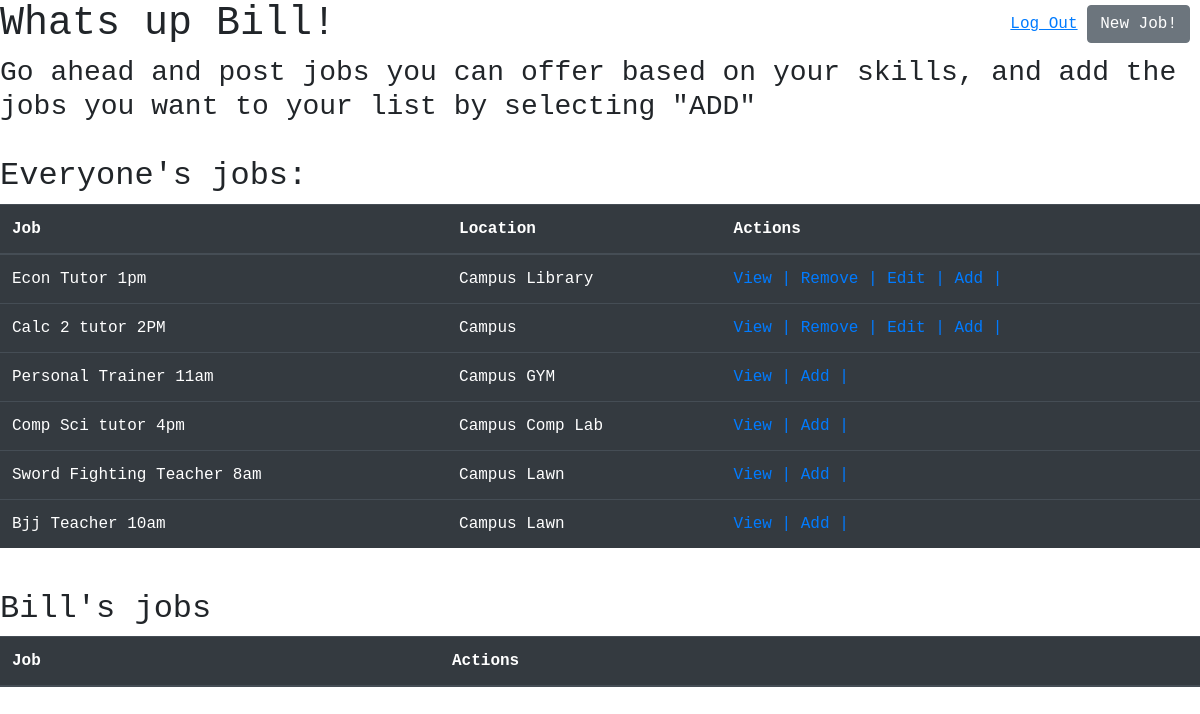
The page /dashboard (signed in) on the database as committed earlier.
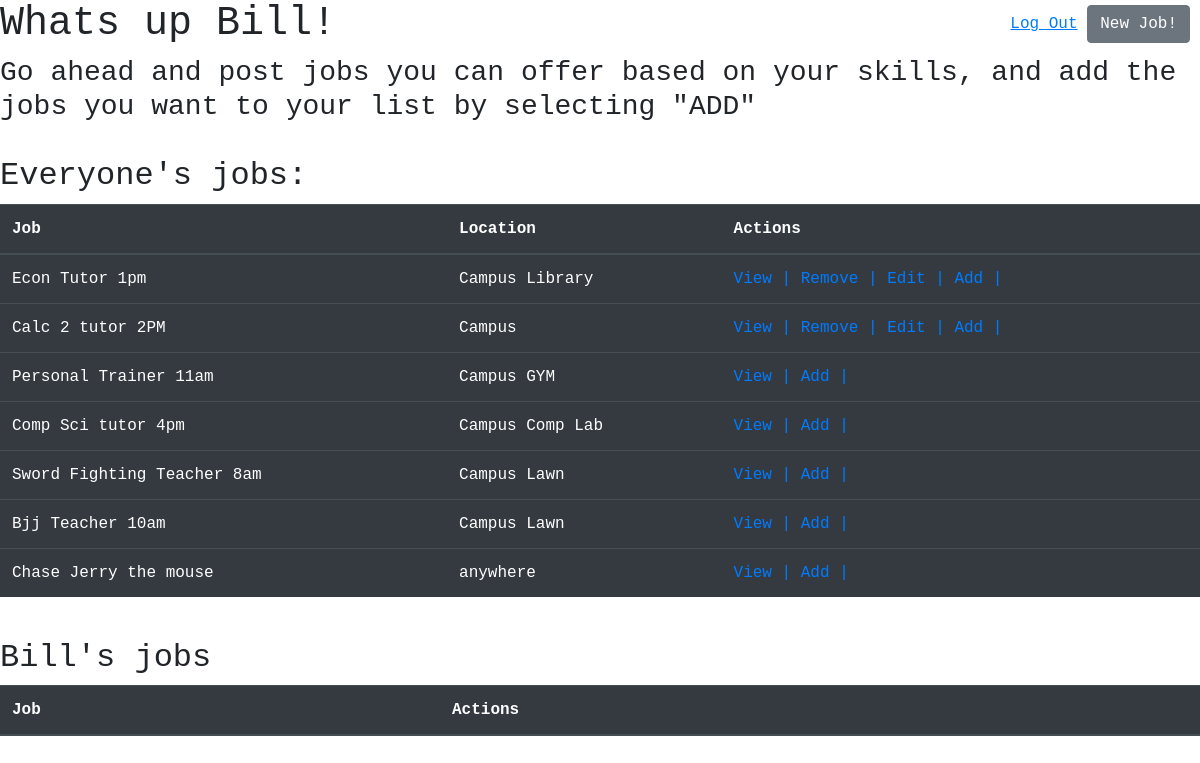
The same page on the database as committed later.
### job_app/models.py (models this page shows)
class User(models.Model):
    first_name = models.CharField(max_length=45)
    last_name = models.CharField(max_length=45)
    email = models.EmailField(unique=True)
    password = models.CharField(max_length=255)
    objects = UserManager()

class Jobs(models.Model):
    title = models.CharField(max_length=255)
    description = models.CharField(max_length=255)
    location = models.CharField(max_length=255)
    creator = models.ForeignKey(User, related_name="created_by", on_delete=models.CASCADE)
    current_employee = models.ForeignKey(User, related_name="selected_jobs", on_delete=models.CASCADE, null=True)
    created_at = models.DateField(auto_now_add=True)
    objects = JobsManager()

### job_app/views.py (the view)
# urls.py: path('dashboard', views.dashboard_page),
def dashboard_page(request):
    if 'user_id' not in request.session:
        return redirect('/')
    user = User.objects.get(id=request.session['user_id'])
    jobs = Jobs.objects.filter(~Q(current_employee=user))
    context = {
        'user': user,
        'jobs': jobs,
    }
    return render(request, 'dashboard.html', context)

### job_app/templates/dashboard.html (shortened to what this page needs)
<!DOCTYPE html>
<html lang="en">
  <head>
    <link
      href="https://stackpath.bootstrapcdn.com/bootstrap/4.5.0/css/bootstrap.min.css"
      rel="stylesheet"
    />
    {% load static %}
    <link rel="stylesheet" href="{% static 'css/style.css' %}" />
  </head>
  <body>
    <h1>Whats up {{ user.first_name }}!</h1>
    <h3>Go ahead and post jobs you can offer based on your skills, and add the jobs you want to your list by selecting "ADD"</h3>
    <section>
      <div class="top-right">
        <a href="/logout"><u>Log Out</u></a>
        <a href="/create" class="btn btn-secondary">New Job!</a>
      </div>
    </section>
    <h2>Everyone's jobs:</h2>
    <div id="home">
      <table class="table table-dark">
        <thead>
          <tr>
            <th>Job</th>
            <th>Location</th>
            <th>Actions</th>
          </tr>
        </thead>
        <tbody>
          {% for job in jobs %}
          <tr>
            <td>{{job.title}}</td>
            <td>{{job.location}}</td>
            <td>
              <a href="/jobs/{{ job.id }}">View |</a>
              {% if job.creator.id == user.id %}
              <a href="/jobs/delete/{{job.id}}">Remove |</a>
              <a href="/jobs/edit/{{job.id}}">Edit |</a>
              {% endif %}
              <a href="/jobs/add/{{ job.id }}">Add |</a>
            </td>
          </tr>
          {% endfor %}
        </tbody>
      </table>
    </div>
    <section>
      <h2>{{user.first_name}}'s jobs</h2>
      <table class="table table-dark">
        <thead>
          <tr>
            <th>Job</th>
            <th>Actions</th>
          </tr>
        </thead>
      </table>
    </section>
  </body>
</html>

### job_app/static/style.css (style rules this page uses)
* { font-family: 'Hermit', monospace; }
.top-right { position:fixed; right:10px; top:5px; }
section { width: 50%; margin: 0 2em; display: inline; }

Rows that differ between the two databases and show on the page:
added Jobs: title "Chase Jerry the mouse", location "anywhere"
